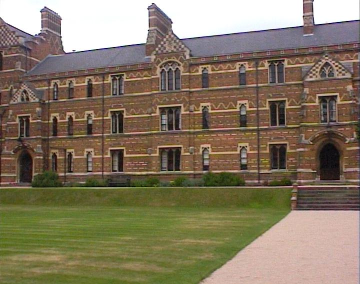
#> input picture keble_a_half.bmp, 360 x 284 px, found by its file name
$ python panoramicImage.py
#> lines starting #> are read from the running program, lines starting #| are printed output that depends on the picture
import numpy as np
import cv2

#Creating a Panoramic Image
#March 18 2020
#Virginia Saurer


#A trimming function to trim the extra black space around the image
def trim(image):
    #crop top
    if not np.sum(image[0]):
        return trim(image[1:])
    #crop top
    if not np.sum(image[-1]):
        return trim(image[:-2])
    #crop top
    if not np.sum(image[:,0]):
        return trim(image[:,1:])
    #crop top
    if not np.sum(image[:,-1]):
        return trim(image[:,:-2])
    return image


#reading in images as grey scale
imageA = cv2.imread('C:/Users/Virginia Saurer/PycharmProjects/A1/keble_a_half.bmp', 0)
#> imageA: shape (284, 360); min 3, max 255, mean 121.1
image_B = cv2.imread('C:/Users/Virginia Saurer/PycharmProjects/A1/keble_b_long.bmp', 0)
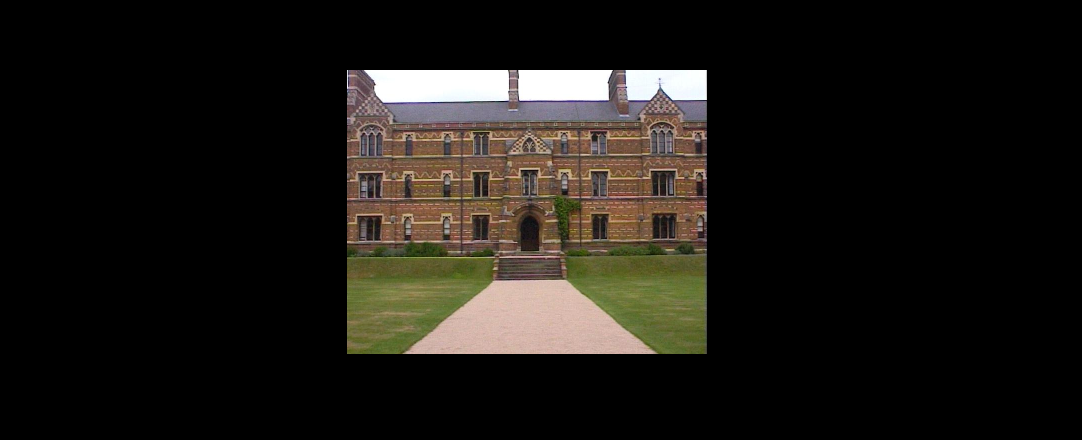
#> input picture keble_b_long.bmp, 1082 x 440 px, found by its file name
#> image_B: shape (440, 1082); min 0, max 255, mean 26
imageB = trim(image_B)#trimming the extra black space around this image
imageC = cv2.imread('C:/Users/Virginia Saurer/PycharmProjects/A1/keble_c_half.bmp', 0)
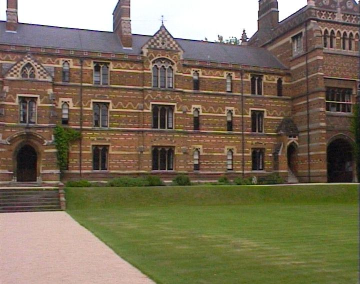
#> input picture keble_c_half.bmp, 360 x 284 px, found by its file name
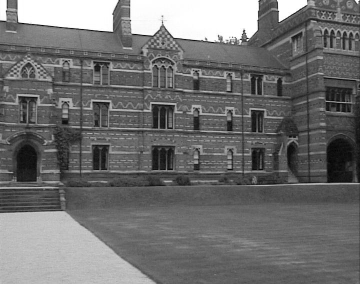
#> imageC: shape (284, 360); min 4, max 255, mean 111.7

#This function takes in 2 images and warps them together based on their homography relation
def addImagesTogether(imgA, imgB, showMatches=False):
    ratio = 0.75
    reprojThresh = 4.0

    (imageB, imageA) = imgA,imgB
    # Detect Keypoints and get the invariant descriptors from the 2 images
    (kpsA, featuresA) = imageFeatureDetection(imageA)
    (kpsB, featuresB) = imageFeatureDetection(imageB)

    #Matching the featrures between the 2 images
    M = matchingKeypoints(kpsA, kpsB, featuresA, featuresB, ratio, reprojThresh)

    # Returns None if no keypoint Matches
    if M is None:
        return None

    # If there are matches the perspective warp is applied to both images with the calculated homography
    (matches, H, status) = M
    result = cv2.warpPerspective(imageA, H, (imageA.shape[1] + imageB.shape[1], imageA.shape[0]))
    result[0:imageB.shape[0], 0:imageB.shape[1]] = imageB

    #the final warped image is then returned
    return result

#This function takes in an image and returns the keypoints and features of the image
#Using the BRISK descriptor
def imageFeatureDetection(image):
    descriptor = cv2.BRISK_create()
    #descriptor = cv2.ORB_create()
    # find the keypoints and descriptors with SIFT
    (kp1, des1) = descriptor.detectAndCompute(image, None)

    #converting the keypoints
    kps = np.float32([kp.pt for kp in kp1])

    return (kps, des1)

#Function takes in image features and calculates matches and the homography
def matchingKeypoints(keyPointsA, keyPointsB, featuresA, featuresB,ratio, repThreshold):
    #using BruteForce match descriptor
    matcher = cv2.DescriptorMatcher_create("BruteForce")
    # First getting the base matches
    baseMatches = matcher.knnMatch(featuresA, featuresB, 2)
    matches = []

    # looping over the base Matvhes
    for m in baseMatches:
        #checking the distance is in a particular ratio of eachother
        if len(m) == 2 and m[0].distance < m[1].distance * ratio:
            matches.append((m[0].trainIdx, m[0].queryIdx))
        print("length of matches :")
        print(len(matches))
    # To compute homography, we need at least 4 matches
    if len(matches) > 4:
        # constructing the two sets of points
        ptsA = np.float32([keyPointsA[i] for (_, i) in matches])
        ptsB = np.float32([keyPointsB[i] for (i, _) in matches])

        # computing the homography between the 2 sets of points
        (H, status) = cv2.findHomography(ptsA, ptsB, cv2.RANSAC, repThreshold)

        # return the matches along with the homograpy matrix and status of each matched point
        return (matches, H, status)


# warp/add the images together to create a panorama
#First put together images A and B
result1 = addImagesTogether( imageA, imageB, showMatches=True)
#> in imageFeatureDetection, `(kp1, des1) = descriptor.detectAndCompute(image, None)`: kp1 = 1388 keypoints; strongest (x, y, size): (261, 29, 11.2), (279, 17, 8.4), (326, 29, 12.8), (172, 28, 16.5)
#> in imageFeatureDetection, `kps = np.float32([kp.pt for kp in kp1])`: kps = 1388 pairs, first value 14.2 to 344.4, second value 16.97 to 236
#> in addImagesTogether, `(kpsA, featuresA) = imageFeatureDetection(imageA)`: kpsA has the same summary as kps in imageFeatureDetection
#> in imageFeatureDetection (call 2), `(kp1, des1) = descriptor.detectAndCompute(image, None)`: kp1 = 1378 keypoints; strongest (x, y, size): (73, 50, 12.1), (315, 23, 12.9), (148, 30, 8.4), (67, 49, 30.9)
#> in addImagesTogether, `(kpsB, featuresB) = imageFeatureDetection(imageB)`: kpsB = 1378 pairs, first value 14.48 to 343.1, second value 19.21 to 211.1
#> in matchingKeypoints, `baseMatches = matcher.knnMatch(featuresA, featuresB, 2)`: baseMatches = 1388 matches
#> the loop in matchingKeypoints, `for m in baseMatches:` made 1388 passes
#> (printed output is left out)
#> after the loop in matchingKeypoints, `for m in baseMatches:`: matches = 98 pairs, first value 12 to 1353, second value 29 to 1370
#> in matchingKeypoints, `ptsA = np.float32([keyPointsA[i] for (_, i) in matches])`: ptsA = 98 pairs, first value 25 to 249.9, second value 30.07 to 211.1
#> in matchingKeypoints, `ptsB = np.float32([keyPointsB[i] for (i, _) in matches])`: ptsB = 98 pairs, first value 17.71 to 335.6, second value 24.58 to 211.1
#> in matchingKeypoints, `(H, status) = cv2.findHomography(ptsA, ptsB, cv2.RANSAC, repThreshold)`: H = [[0.829, 0.0227, 145.9], [-0.092, 0.947, 9.84], [-0.000471, -3.76e-06, 1]]; status = 98 values, max 1 at index 0, min 0 at index 11, mean 0.969
result1Trimmed = trim(result1)
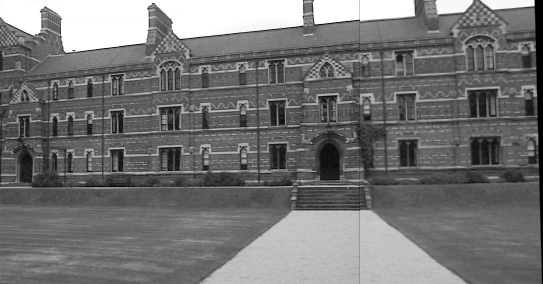
#> result1Trimmed: shape (284, 543); min 0, max 255, mean 115.9
#Then put together images B and C
result2 = addImagesTogether(imageB, imageC, showMatches=True)
#> in imageFeatureDetection (call 3), `(kp1, des1) = descriptor.detectAndCompute(image, None)`: kp1 = 1289 keypoints; strongest (x, y, size): (243, 31, 12.3), (218, 36, 11), (112, 30, 12.9), (206, 39, 11.8)
#> in imageFeatureDetection (call 4), `(kp1, des1) = descriptor.detectAndCompute(image, None)`: kp1 = 1388 keypoints; strongest (x, y, size): (261, 29, 11.2), (279, 17, 8.4), (326, 29, 12.8), (172, 28, 16.5)
#> in matchingKeypoints (call 2), `baseMatches = matcher.knnMatch(featuresA, featuresB, 2)`: baseMatches = 1289 matches
result2Trimmed = trim(result2)
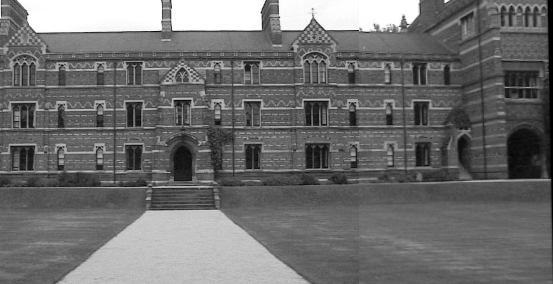
#> result2Trimmed: shape (284, 553); min 0, max 255, mean 110.7
#Finally put together the resulting warped images to create the final panoramic image
result = addImagesTogether( result1Trimmed,result2Trimmed, showMatches=True)
#> call 3 of addImagesTogether, with showMatches = True
#> in imageFeatureDetection (call 5), `(kp1, des1) = descriptor.detectAndCompute(image, None)`: kp1 = 1849 keypoints; strongest (x, y, size): (261, 29, 12.4), (374, 25, 12.4), (279, 17, 8.4), (326, 29, 13.4)
#> in addImagesTogether (call 3), `(kpsA, featuresA) = imageFeatureDetection(imageA)`: kpsA = 1849 pairs, first value 14.2 to 529, second value 16.97 to 236
#> in imageFeatureDetection (call 6), `(kp1, des1) = descriptor.detectAndCompute(image, None)`: kp1 = 1964 keypoints; strongest (x, y, size): (73, 50, 12.1), (315, 23, 12.9), (148, 30, 8.4), (67, 49, 30.9)
#> in addImagesTogether (call 3), `(kpsB, featuresB) = imageFeatureDetection(imageB)`: kpsB = 1964 pairs, first value 14.48 to 524.9, second value 18.71 to 211
#> in matchingKeypoints (call 3), `baseMatches = matcher.knnMatch(featuresA, featuresB, 2)`: baseMatches = 1849 matches
#> in addImagesTogether (call 3), `(matches, H, status) = M`: matches = 186 pairs, first value 22 to 1963, second value 11 to 1848; H = [[0.824, 0.0226, 146.2], [-0.0938, 0.946, 10.17], [-0.000483, 1.49e-06, 1]]; status = 186 values, max 1 at index 0, min 0 at index 29, mean 0.978
#> in addImagesTogether (call 3), `result[0:imageB.shape[0], 0:imageB.shape[1]] = imageB`:
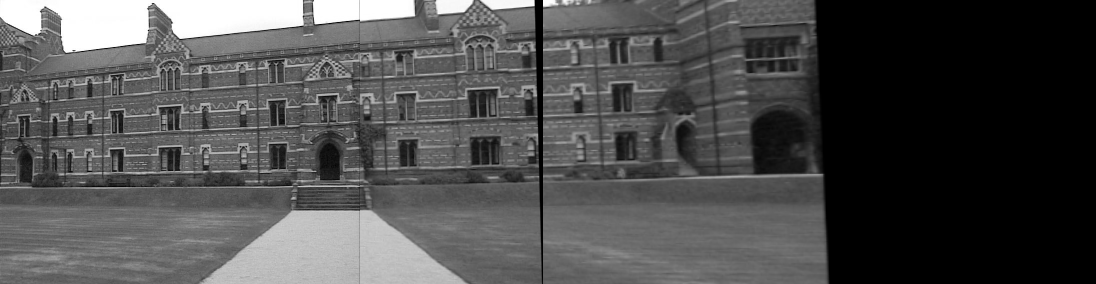
#> result: shape (284, 1096); min 0, max 255, mean 79.1
finalResult = trim(result)
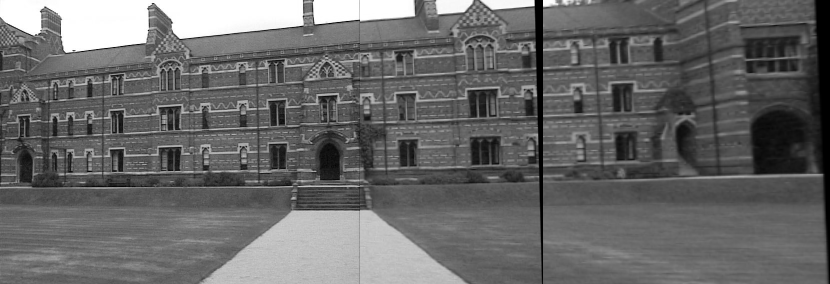
#> finalResult: shape (284, 830); min 0, max 255, mean 104.4

#Show the final panoramic result
cv2.imshow("Final Result", finalResult)
cv2.imwrite("FinalMergeResult3.png",finalResult)
cv2.waitKey(0)
